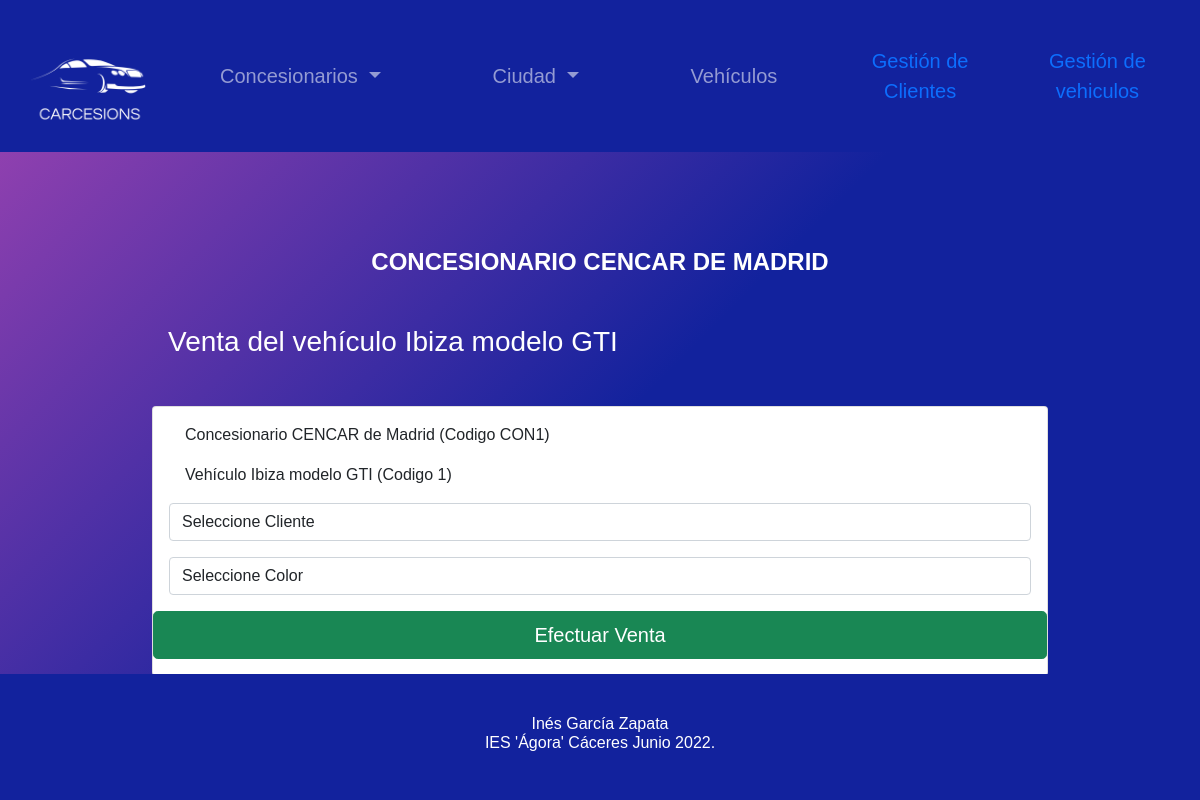
/index.php?c=vehiculos&a=venta&id=CON1&cod=1, run on the app's committed database.
### tables this page shows
CREATE TABLE IF NOT EXISTS `concesionario` (
  `id_conc` varchar(5) NOT NULL,
  `nombre` varchar(20) NOT NULL,
  `ciudad` varchar(20) NOT NULL,
  PRIMARY KEY (`id_conc`)
);

CREATE TABLE IF NOT EXISTS `coches` (
  `cod` int(4) NOT NULL AUTO_INCREMENT,
  `nombre` varchar(20) NOT NULL,
  `modelo` varchar(10) NOT NULL,
  `marca` varchar(10) NOT NULL,
  PRIMARY KEY (`cod`),
  KEY `fk_marcoche` (`marca`)
);

### controlador/Vehiculos.php (called while the page is built, shortened)
<?php
class VehiculosControlador{
  public function __construct()
  {
    require_once 'modelo/VehiculoM.php';
    require_once 'modelo/ConcesionarioM.php';
    require_once 'modelo/ClienteM.php';
  }
  public function venta($id, $cod)
  {
    $vehiculos = new VehiculoM();
    $data["vehiculos"] = $vehiculos->get_vehiculo($cod);
    $clientes = new ClienteM();
    $data['clientes'] = $clientes->get_clientes();
    $concesionarios = new ConcesionarioM();
    $data["concesionario"] = $concesionarios->get_concesionario($id);
    $data["concesionarios"] = $concesionarios->get_concesionarios();
    $data["titulo"] = "Concesionario: $id solicita la venta del coche $cod";
    require_once 'vista/header.php';
    require_once "vista/concesionario/vender.php";
    require_once 'vista/footer.php';
  }
}

### config/db.php (called while the page is built)
<?php
class Conectar{
  public static function conexion(){
    $conexion = mysqli_connect('localhost', 'root', '', 'concesionario');
    return $conexion;
  }
}
?>

### modelo/VehiculoM.php (called while the page is built, shortened)
<?php
class VehiculoM{
  private $db;
  public function __construct()
  {
    $this->db=Conectar::conexion();
  }
  public function get_vehiculo($id)
  {
    $sql = "SELECT * FROM coches WHERE cod=$id LIMIT 1";
    $resultado = $this->db->query($sql);
    $row = $resultado->fetch_assoc();
    return $row;
  }
}
?>

### modelo/ClienteM.php (called while the page is built, shortened)
<?php
class ClienteM{
    public function __construct()
    {
        $this->db=Conectar::conexion();
    }
    public function get_clientes()
    {
        $sql = "SELECT * FROM cliente";
        $resultado = $this->db->query($sql);
        while ($row = $resultado->fetch_assoc()) {
            $this->vehiculos[] = $row;
        }
        return $this->vehiculos;
    }
}

### modelo/ConcesionarioM.php (called while the page is built, shortened)
<?php
class ConcesionarioM
{
    private $db;
    private $concesionario;
    public function __construct()
    {
        $this->db = Conectar::conexion();
        $this->concesionario = array();
    }
    public function get_concesionarios()
    {
        $sql = "SELECT * FROM concesionario";
        $resultado = $this->db->query($sql);
        while ($row = $resultado->fetch_assoc()) {
            $this->concesionario[] = $row;
        }
        return $this->concesionario;
        print_r($this->concesionario);
    }
    public function get_concesionario($id)
    {
        $sql = "SELECT * FROM concesionario WHERE id_conc='$id' LIMIT 1";
        $resultado = $this->db->query($sql);
        $row = $resultado->fetch_assoc();
        return $row;
    }
}

### vista/concesionario/vender.php (the view, shortened to what this page needs)
<div class="row m-5">
    <div class="col-md-10 mx-auto">
        <h4 class='mx-3 my-5 text-center'>Concesionario <?php echo $data["concesionario"]['nombre']; ?> de <?php echo $data["concesionario"]['ciudad']; ?> </h4>
        <h3 class='mx-3 my-5'>Venta del vehículo <?php echo $data["vehiculos"]['nombre']; ?> modelo <?php echo $data["vehiculos"]['modelo']; ?> </h3>
        <div class="card car-body">
            <form action="index.php?c=vehiculos&a=vender&id=<?php echo $id ?>&cod=<?php echo $cod; ?>" method="POST">
                <div class="form-group m-3 px-3 ">
                    <p>
                        Concesionario <?php echo $data["concesionario"]['nombre']; ?> de <?php echo $data["concesionario"]['ciudad']; ?> (Codigo <?php echo $id; ?>)
                    </p>
                </div>
                <div class="form-group m-3 px-3 ">
                    <p>
                        Vehículo <?php echo $data["vehiculos"]['nombre']; ?> modelo <?php echo $data["vehiculos"]['modelo']; ?> (Codigo <?php echo $cod; ?>)
                    </p>
                </div>
                <div class="form-group m-3 ">
                    <select name="cliente" class="form-control">
                        <option selected>Seleccione Cliente</option>
                    </select>
                </div>
                <div class="form-group m-3 ">
                    <select name="color" class="form-control">
                        <option selected>Seleccione Color</option>
                    </select>
                </div>
                <div class="d-grid m-3 mx-auto">
                    <input type="submit" class="btn btn-success btn-lg" value="Efectuar Venta">
                </div>
            </form>
        </div>
    </div>
</div>

### assets/css/estilos.css (style rules this page uses)
.titulo, h4,h1,span { font-weight: bold; text-transform: uppercase; color: white; }
h3,h6, span { color: white; }

### data on the page
concesionario: nombre "CENCAR", ciudad "MADRID", ciudad "Madrid"
coches: nombre "Ibiza", modelo "GTI"

### other printed values
$id "CON1"
$cod "1"
